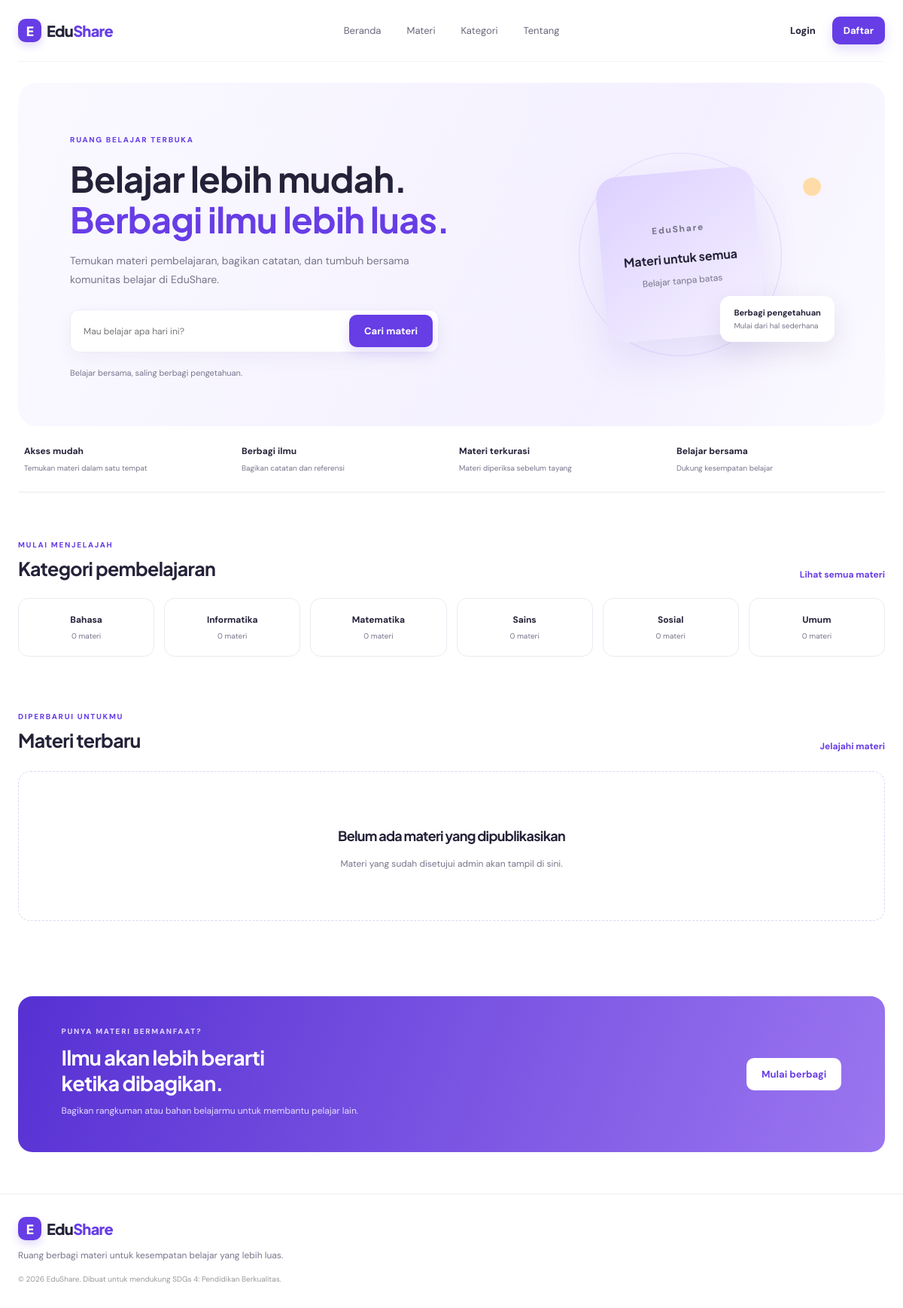
The page / on the database its author committed.
### tables this page shows
CREATE TABLE `categories` (
  `id_category` int(11) NOT NULL AUTO_INCREMENT,
  `nama_kategori` varchar(100) NOT NULL,
  `deskripsi` text DEFAULT NULL,
  `is_active` tinyint(1) NOT NULL DEFAULT 1,
  `created_at` datetime NOT NULL DEFAULT current_timestamp(),
  PRIMARY KEY (`id_category`),
  UNIQUE KEY `nama_kategori` (`nama_kategori`),
  KEY `idx_categories_active` (`is_active`)
);

### includes/helpers.php (called while the page is built, shortened)
<?php
if (!function_exists('e')) {
    function e(mixed $value): string
    {
        return htmlspecialchars((string)$value, ENT_QUOTES | ENT_SUBSTITUTE, 'UTF-8');
    }
}
if (!function_exists('url')) {
    function url(string $path = ''): string
    {
        return BASE_URL . '/' . ltrim($path, '/');
    }
}

### middleware/auth.php (called while the page is built, shortened)
<?php
if (!function_exists('current_user')) {
    function current_user(): ?array
    {
        $sessionUserId = (int)($_SESSION['user']['id_user'] ?? $_SESSION['user']['id'] ?? 0);
        if ($sessionUserId <= 0) {
            return null;
        }
        $user = [
            'id'      => (int)$row['id_user'],
            'id_user' => (int)$row['id_user'],
            'nama'    => (string)$row['nama'],
            'email'   => (string)$row['email'],
            'role'    => (string)$row['role'],
            'status'  => (string)$row['status'],
        ];
        return $user;
    }
}
if (!function_exists('is_logged_in')) {
    function is_logged_in(): bool
    {
        return current_user() !== null;
    }
}

### index.php (the view, shortened to what this page needs)
<?php
require_once __DIR__ . '/config/app.php';
$q = trim($_GET['q'] ?? '');
$sql = "SELECT m.*, c.nama_kategori, u.nama AS pengunggah
        FROM materials m JOIN categories c ON c.id_category=m.id_category
        JOIN users u ON u.id_user=m.id_user WHERE m.status='approved'";
$params = [];
$sql .= " ORDER BY m.tanggal_upload DESC LIMIT 8";
$stmt = $pdo->prepare($sql);
$stmt->execute($params);
$materials = $stmt->fetchAll();
$categories = $pdo->query("SELECT c.*, COUNT(m.id_material) AS jumlah FROM categories c LEFT JOIN materials m ON m.id_category=c.id_category AND m.status='approved' GROUP BY c.id_category ORDER BY c.nama_kategori")->fetchAll();
include __DIR__ . '/partials/header.php';
?>
<section class="hero">
  <div class="hero-copy">
    <span class="eyebrow">RUANG BELAJAR TERBUKA</span>
    <h1>Belajar lebih mudah.<br><em>Berbagi ilmu lebih luas.</em></h1>
    <p>Temukan materi pembelajaran, bagikan catatan, dan tumbuh bersama komunitas belajar di EduShare.</p>
    <form class="search-form" action="materi.php" method="get">
      <input name="q" placeholder="Mau belajar apa hari ini?" value="<?= e($q) ?>">
      <button class="btn btn-primary" type="submit">Cari materi</button>
    </form>
    <div class="hero-note">Belajar bersama, saling berbagi pengetahuan.</div>
  </div>
  <div class="hero-art">
    <div class="art-orbit"></div>
    <div class="art-card art-main">
      <span class="eyebrow" style="margin-bottom:8px;">EduShare</span>
      <b>Materi untuk semua</b>
      <span>Belajar tanpa batas</span>
    </div>
    <div class="art-card art-float">
      <div>
        <b>Berbagi pengetahuan</b>
        <small>Mulai dari hal sederhana</small>
      </div>
    </div>
    <div class="art-dot"></div>
  </div>
</section>
<section class="benefits">
  <div><b>Akses mudah</b><small>Temukan materi dalam satu tempat</small></div>
  <div><b>Berbagi ilmu</b><small>Bagikan catatan dan referensi</small></div>
  <div><b>Materi terkurasi</b><small>Materi diperiksa sebelum tayang</small></div>
  <div><b>Belajar bersama</b><small>Dukung kesempatan belajar</small></div>
</section>
<section class="section">
  <div class="section-heading">
    <div><span class="eyebrow">MULAI MENJELAJAH</span><h2>Kategori pembelajaran</h2></div>
    <a href="materi.php">Lihat semua materi</a>
  </div>
  <div class="category-grid">
    <?php foreach($categories as $c): ?>
      <a class="category-card" href="materi.php?kategori=<?= $c['id_category'] ?>">
        <b><?= e($c['nama_kategori']) ?></b>
        <small><?= (int)$c['jumlah'] ?> materi</small>
      </a>
    <?php endforeach; ?>
  </div>
</section>
<section class="section">
  <div class="section-heading">
    <div><span class="eyebrow">DIPERBARUI UNTUKMU</span><h2>Materi terbaru</h2></div>
    <a href="materi.php">Jelajahi materi</a>
  </div>
  <?php if($materials): ?>
    <div class="material-grid">
      <?php foreach($materials as $m): ?>
        <article class="material-card">
          <div class="material-cover">
            <span><?= e(strtoupper($m['format_file'])) ?></span>
          </div>
          <div class="material-body">
            <small class="muted"><?= e($m['nama_kategori']) ?></small>
            <h3><?= e($m['judul']) ?></h3>
            <p><?= e(mb_strimwidth($m['deskripsi'], 0, 95, '…')) ?></p>
            <div class="card-meta">
              <span><?= e($m['pengunggah']) ?></span>
              <a href="detail.php?id=<?= $m['id_material'] ?>">Lihat detail</a>
            </div>
          </div>
        </article>
      <?php endforeach; ?>
    </div>
  <?php else: ?>
    <div class="empty-state">
      <h3>Belum ada materi yang dipublikasikan</h3>
      <p>Materi yang sudah disetujui admin akan tampil di sini.</p>
    </div>
  <?php endif; ?>
</section>
<section class="cta">
  <div>
    <span class="eyebrow">PUNYA MATERI BERMANFAAT?</span>
    <h2>Ilmu akan lebih berarti<br>ketika dibagikan.</h2>
    <p>Bagikan rangkuman atau bahan belajarmu untuk membantu pelajar lain.</p>
  </div>
  <a class="btn btn-light" href="<?= is_logged_in() ? 'user/upload.php' : 'register.php' ?>">Mulai berbagi</a>
</section>
<?php include __DIR__ . '/partials/footer.php'; ?>

### partials/header.php (shortened to what this page needs)
<?php
$currentUser = current_user();
$currentRole = get_user_role();
?>
<!DOCTYPE html>
<html lang="id">
<head>
<link rel="stylesheet" href="<?= e(url('assets/css/style.css')) ?>">
</head>
<body>
<header class="site-header">
<a class="brand" href="<?= e(url('index.php')) ?>"><span class="brand-mark">E</span> Edu<span>Share</span></a>
<nav class="main-nav">
<a href="<?= e(url('index.php')) ?>">Beranda</a>
<a href="<?= e(url('materi.php')) ?>">Materi</a>
<a href="<?= e(url('materi.php#kategori')) ?>">Kategori</a>
<a href="<?= e(url('tentang.php')) ?>">Tentang</a>
</nav>
<div class="header-actions">
<?php if (is_logged_in()): ?>
    <a class="btn btn-outline btn-small" href="<?= e(role_home_url()) ?>">
        Dashboard <?= $currentRole === 'super_admin' ? 'Super Admin' : ($currentRole === 'admin' ? 'Admin' : 'Saya') ?>
    </a>
    <a class="profile-chip" href="<?= e(url('logout.php')) ?>" title="Klik untuk keluar">
        <?= e($currentUser['nama'] ?? 'Akun') ?> (Logout)
    </a>
<?php else: ?>
    <a class="login-link" href="<?= e(url('login.php')) ?>">Login</a>
    <a class="btn btn-primary btn-small" href="<?= e(url('register.php')) ?>">Daftar</a>
<?php endif; ?>
</div>
</header>
<main class="container"><?php flash(); ?>

### partials/footer.php (shortened to what this page needs)
</main>
<footer class="site-footer" id="tentang">
<div class="footer-inner">
<a class="brand" href="<?=e(url())?>"><span class="brand-mark">E</span> Edu<span>Share</span></a>
<p>Ruang berbagi materi untuk kesempatan belajar yang lebih luas.</p>
<small>© <?=date('Y')?> EduShare. Dibuat untuk mendukung SDGs 4: Pendidikan Berkualitas.</small>
</div>
</footer>
</body>
</html>

### rows shown on the page
categories: nama_kategori "Bahasa", jumlah "0"
categories: nama_kategori "Informatika", jumlah "0"
categories: nama_kategori "Matematika", jumlah "0"
categories: nama_kategori "Sains", jumlah "0"
categories: nama_kategori "Sosial", jumlah "0"
categories: nama_kategori "Umum", jumlah "0"
